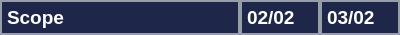
<?xml version="1.0" encoding="UTF-8"?>
<ui version="4.0">
 <class>Form</class>
 <widget class="QWidget" name="Form">
  <property name="geometry">
   <rect>
    <x>0</x>
    <y>0</y>
    <width>400</width>
    <height>35</height>
   </rect>
  </property>
  <property name="windowTitle">
   <string>Form</string>
  </property>
  <widget class="QLabel" name="start_label">
   <property name="geometry">
    <rect>
     <x>240</x>
     <y>0</y>
     <width>80</width>
     <height>35</height>
    </rect>
   </property>
   <property name="font">
    <font>
     <pointsize>14</pointsize>
     <bold>true</bold>
    </font>
   </property>
   <property name="styleSheet">
    <string notr="true">border: 2px solid #979ea8;
background: #1e2749;
color: #ffffff;
qproperty-alignment: AlignCenter;</string>
   </property>
   <property name="text">
    <string>02/02</string>
   </property>
  </widget>
  <widget class="QLabel" name="name_label">
   <property name="geometry">
    <rect>
     <x>0</x>
     <y>0</y>
     <width>240</width>
     <height>35</height>
    </rect>
   </property>
   <property name="font">
    <font>
     <pointsize>14</pointsize>
     <bold>true</bold>
    </font>
   </property>
   <property name="styleSheet">
    <string notr="true">border: 2px solid #979ea8;
background: #1e2749;
color: #ffffff;
qproperty-alignment: AlignLeft;</string>
   </property>
   <property name="text">
    <string>Scope</string>
   </property>
  </widget>
  <widget class="QLabel" name="end_label">
   <property name="geometry">
    <rect>
     <x>320</x>
     <y>0</y>
     <width>80</width>
     <height>35</height>
    </rect>
   </property>
   <property name="font">
    <font>
     <pointsize>14</pointsize>
     <bold>true</bold>
    </font>
   </property>
   <property name="styleSheet">
    <string notr="true">border: 2px solid #979ea8;
background: #1e2749;
color: #ffffff;
qproperty-alignment: AlignCenter;</string>
   </property>
   <property name="text">
    <string>03/02</string>
   </property>
  </widget>
 </widget>
 <resources/>
 <connections/>
</ui>
